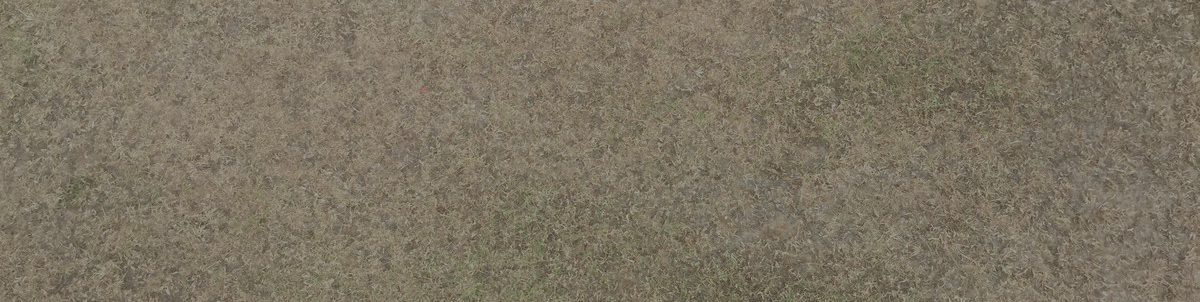
#> input picture Docs/tools/PitchSurface_source.png, 1200 x 302 px, found by its file name
$ python rebuild_pitch_texture.py
#> lines starting #> are read from the running program, lines starting #| are printed output that depends on the picture
"""
Rebuild PitchSurface.png so the pitch reads like the ground's dirt beside it.

The ground's dirt is a very smooth base map (Ground00_baseColor is 2048 px over 134.82 m, i.e.
15.2 px/m - it cannot resolve anything finer than ~6.6 cm) plus fine grain supplied by its detail
map. PitchSurface is a photo at 106 x 151 px/m, seven times finer, so it carried its own coarse
mottle and a green cast that the dirt does not have. Matching means giving the pitch the same
division of labour: a base as smooth as the ground's, and the SAME detail map for the grain.

Run from the repo root:  python3 Docs/tools/rebuild_pitch_texture.py
"""
from PIL import Image, ImageStat, ImageChops

SRC = 'Docs/tools/PitchSurface_source.png'     # the untouched photo
DST = 'Assets/Resources/Textures/PitchSurface.png'

GAIN        = 2.082    # linear-light gain that matches the pitch tone to the dirt (see 10e)
GROUND_PXPM = 15.2     # the ground base map's effective resolution, in px per metre
TILE_U_M    = 34.0 / 3 # PitchSurface tiles 3x across the 34 m length
TILE_V_M    = 6.0 / 3  # ... and 3x across the 6 m width
GREEN_KEEP  = 0.0      # 0 = remove the green cast entirely; 1 = keep it as photographed


def s2l(c):
    c /= 255.0
    return c / 12.92 if c <= 0.04045 else ((c + 0.055) / 1.055) ** 2.4


def l2s(c):
    c = max(0.0, min(1.0, c))
    v = c * 12.92 if c <= 0.0031308 else 1.055 * (c ** (1 / 2.4)) - 0.055
    return int(round(v * 255))


def green_excess(img):
    r, g, b = img.split()
    return ImageStat.Stat(ImageChops.subtract(g, Image.blend(r, b, 0.5), scale=1.0, offset=0)).mean[0]


im = Image.open(SRC).convert('RGB')
w, h = im.size
#> w = 1200; h = 302
before = ImageStat.Stat(im)
ge_before = green_excess(im)
#> in green_excess, `r, g, b = img.split()`:
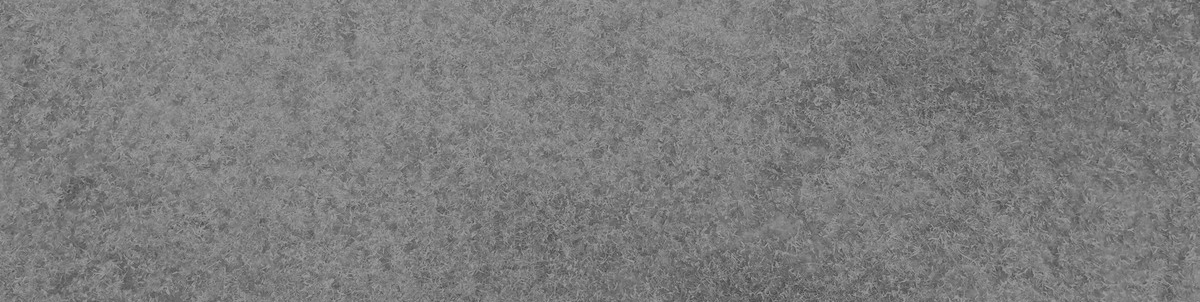
#> r: PIL image 1200x302 L; min 61, max 156, mean 124.8
#> in green_excess, `r, g, b = img.split()`:
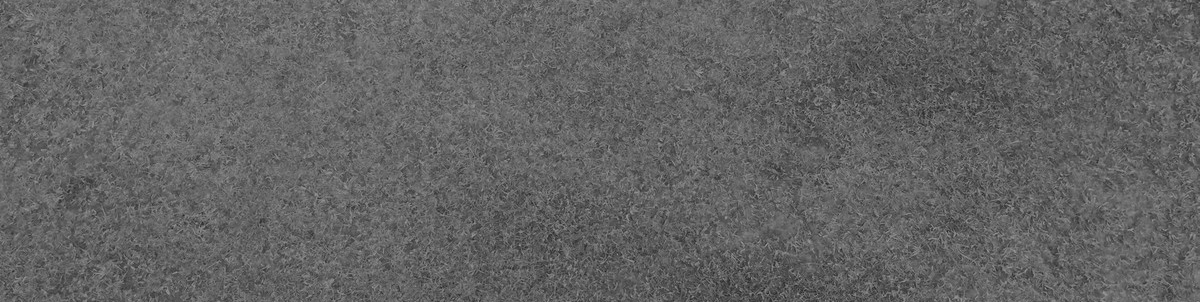
#> b: PIL image 1200x302 L; min 32, max 154, mean 99.1
#> ge_before = 4.35

# 1. tone: gain applied in linear light, where albedo actually multiplies
im = im.point([l2s(s2l(i) * GAIN) for i in range(256)] * 3)
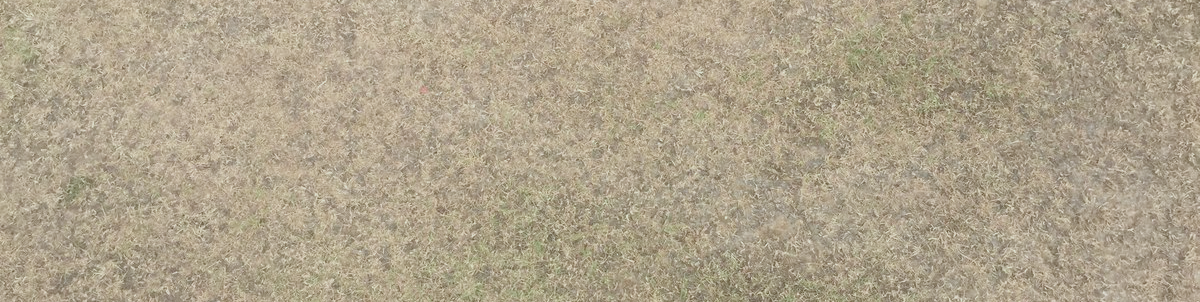
#> im: PIL image 1200x302 RGB; mean R, G, B 174.4, 162.6, 139.5
target_mean = ImageStat.Stat(im).mean          # the tone match from 10e - preserve it exactly
#> target_mean = [174.4, 162.6, 139.5]

# 2. character: drop to the ground base map's effective resolution and back.
#    Resampling rather than blurring keeps this anisotropic for free - the texture is
#    106 px/m across the pitch and 151 px/m along it.
small = (max(2, round(TILE_U_M * GROUND_PXPM)), max(2, round(TILE_V_M * GROUND_PXPM)))
im = im.resize(small, Image.LANCZOS).resize((w, h), Image.BICUBIC)
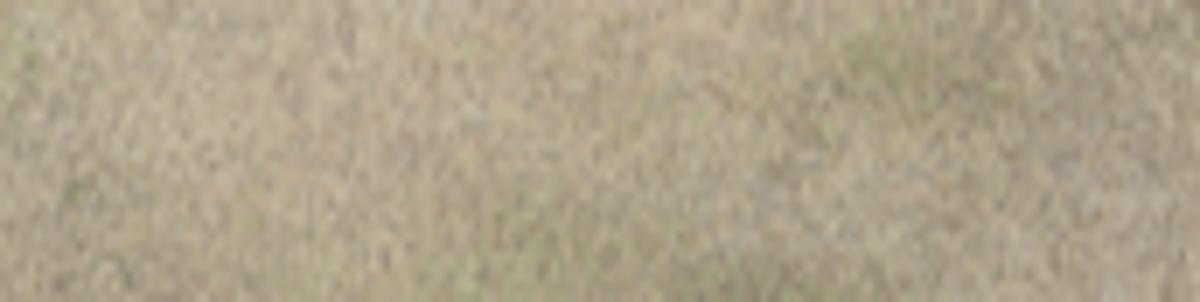
#> im: PIL image 1200x302 RGB; mean R, G, B 174.4, 162.6, 139.5

# 3. hue: the photo has grass in it; the dirt beside the pitch has none
if GREEN_KEEP < 1.0:
    r, g, b = im.split()
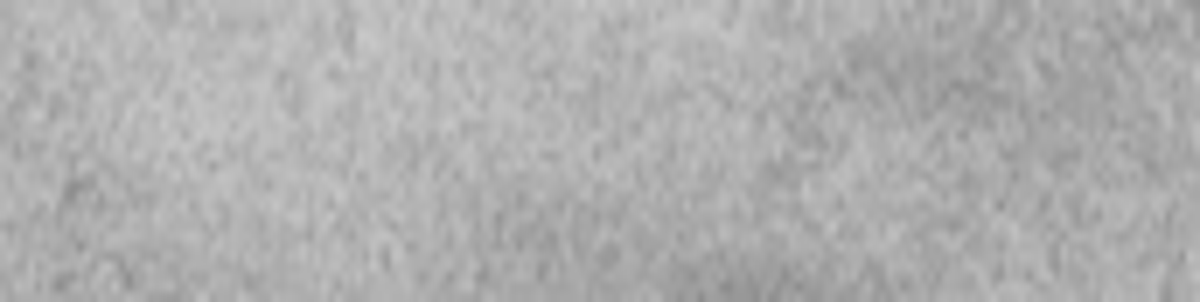
#> r: PIL image 1200x302 L; min 140, max 200, mean 174.4
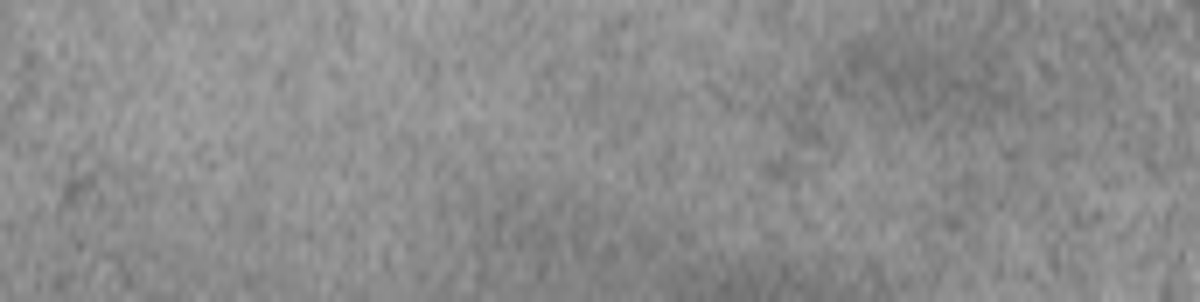
#> b: PIL image 1200x302 L; min 107, max 168, mean 139.5
    neutral_g = Image.blend(r, b, 0.5)         # what green would be with no cast
    g = Image.blend(neutral_g, g, GREEN_KEEP)
    im = Image.merge('RGB', (r, g, b))

# 4. restore the exact mean so the tone match survives steps 2 and 3
now = ImageStat.Stat(im).mean
#> now = [174.4, 156.7, 139.5]
chans = []
for i, ch in enumerate(im.split()):
    k = target_mean[i] / now[i] if now[i] > 0 else 1.0
    chans.append(ch.point([min(255, int(round(v * k))) for v in range(256)]))
#> this loop made 3 passes
#> k on passes 1 to 3: 1, 1.04, 1
#> after the loop, chans = 3 items
im = Image.merge('RGB', chans)

after = ImageStat.Stat(im)
print('source  mean %s  stddev %s' % ([round(x, 1) for x in before.mean], [round(x, 1) for x in before.stddev]))
#| source  mean [124.8, 116.1, 99.1]  stddev [14.1, 14.5, 15.2]
print('result  mean %s  stddev %s' % ([round(x, 1) for x in after.mean], [round(x, 1) for x in after.stddev]))
#| result  mean [174.4, 162.6, 139.5]  stddev [9.4, 9.1, 8.5]
print('effective resolution %.1f -> %.1f px/m (ground base is %.1f)'
      % (w / TILE_U_M, small[0] / TILE_U_M, GROUND_PXPM))
#| effective resolution 105.9 -> 15.2 px/m (ground base is 15.2)
# the MEAN green offset is part of the dirt's hue and is restored by step 4 on purpose;
# what had to go is the local green blotching, which shows up as its spread.
print('green cast: mean %.2f -> %.2f levels (uniform hue, kept)' % (ge_before, green_excess(im)))
#| green cast: mean 4.35 -> 5.86 levels (uniform hue, kept)
im.save(DST)
print('wrote', DST)
